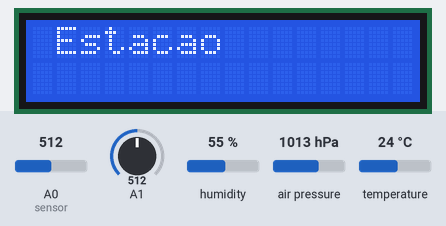
Simulated run of this sketch. Board: Arduino Uno, built for the host (arithmetic inside an expression is 32-bit, double 64-bit). Parts: 16×2 character LCD. Inputs (shaded band) come from the test bench; at power-on: air pressure 1013 hPa, A0 (sensor) = 512, A1 = 512, humidity 55 %, temperature 24 °C.

Above: at 1.2 s.
1.3 s: air pressure set to 952 hPa
At 12.8 s:
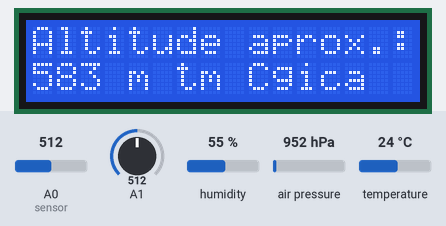
13.0 s: A0 (sensor) set to 992
At 23.7 s:
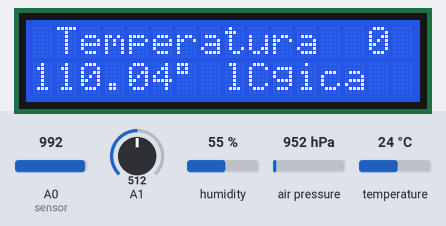
24.7 s: air pressure set to 1048 hPa
At 28.7 s:
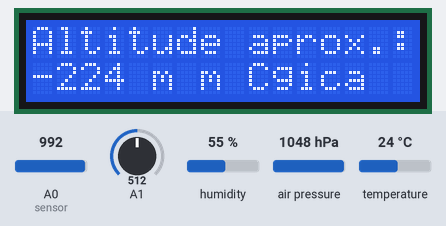
36.4 s: A1 set to 30
At 45.8 s:
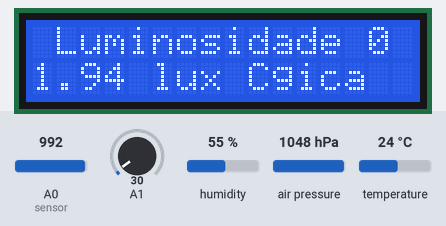
48.6 s: humidity set to 22 %
At 57.1 s:
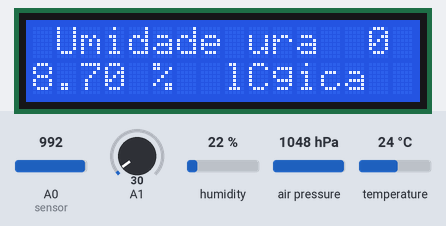
60.3 s: A0 (sensor) set to 30
At 71.2 s:
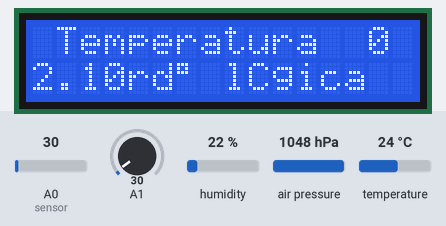
Timing chart, 0 to 72.7 s (numbered marks = the images above; inputs shaded):
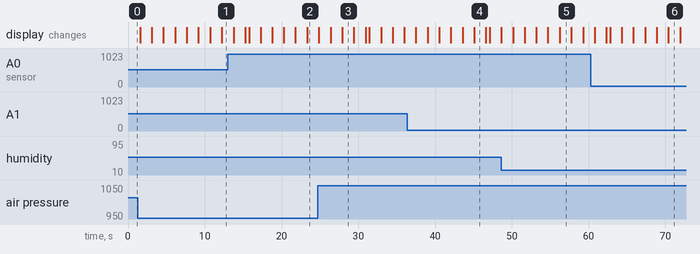

The sketch:

Esta__o_Metereol_gica.ino.ino
```cpp
// include----> Importa a biblioteca específica.

// Sensor LM35: resistponsável pela a medição de temperatura.

// LCD: resistponsável pela a visualização dos valoresist.

#include <LiquidCrystal_I2C.h>

// Declara um objeto LiquidCrystal_I2C
// Endereço: 0x3f (pode ser 0x27)
// Colunas : 16
// Linhas  : 2
LiquidCrystal_I2C lcd(0x27, 16, 2);


const byte graus_symbol = 0;
const byte graus_bitmap[8] = {
    B11100,
    B10100,
    B11100,
    B00000,
    B00000,
    B00000,
    B00000,
};

// Sensor DHT22: resistponsável por calcular umidade e temperatura

#include <Adafruit_Sensor.h> // importando as bibliotecas para os sensoresist
#include <DHT.h>

const int DHT_PIN = 2;

DHT dht(DHT_PIN, DHT22); // umidade, umidade corrigida

float umid, umid_calib;

// BMP280: resistponsável pela medição da presistsão e temperatura.

#include <Adafruit_Sensor.h> //INCLUSÃO DE BIBLIOTECA
#include <Adafruit_BMP280.h> //INCLUSÃO DE BIBLIOTECA

Adafruit_BMP280 bmp; //OBJETO DO TIPO Adafruit_BMP280 (I2C)


void setup() {
  // Referência AD Interna
  analogReference(INTERNAL); // Avisa que haverá valoresist analógicos.
  // LCD programado
  lcd.init();
  lcd.createChar(graus_symbol, graus_bitmap);
  // DHT22 programado
  dht.begin();
  // BMP280
    //SE O SENSOR NÃO FOR INICIALIZADO NO ENDEREÇO I2C 0x76
  if(!bmp.begin(0x76)){
    //IMPRIME O TEXTO NO MONITOR SERIAL
    Serial.println("Sensor BMP280 não foi identificado! Verifique as conexões.");
    // Trava o arduino em um loop while que nunca termina... while(true)
    while(1==1) {};
    }

    // LDR
    Serial.begin(9600);
    analogReference(INTERNAL);
}

int t=0;
void loop() {
  int leitura_adc = analogRead(A0); // sensor está na porta analógica A0.
  float voltagem = leitura_adc * (1.1f/1023); // Converte os valoresist analógicos em mV.
  // Calcula a temperatura
  // LM35: 10mV => 1 grau C
  float temperatura = voltagem * 100.0; // Converte os valoresist de voltagem(mV) para valoresist de temperatura.
  float temp_calib=(1.043485143)*temperatura - (1.264013512);


  // Apresistentação

  lcd.setBacklight(1);
  lcd.setCursor(0,0);
  lcd.print(" Estacao ");
  delay(1500);
  lcd.setCursor(0,1);
  lcd.print(" Metereologica ");
  delay(1500);
  lcd.print(" ");
  lcd.setCursor(0,0);
  lcd.print("Equipe: ");
  lcd.setCursor(0,1);
  lcd.print("Celina");
  lcd.print(" ");
  lcd.setCursor(0,1);
  delay(1500);
  lcd.print("Lister");
  lcd.print(" ");
  lcd.setCursor(0,1);
  delay(1500);
  lcd.print("Ricardo");
  lcd.print(" ");
  lcd.setCursor(0,1);
  delay(1500);


  lcd.setBacklight(1);
  lcd.setCursor(0, 0); // coluna 0 e linha 0
  lcd.print(" Temperatura "); // Na primeira linha e na primeira coluna imprime o nome: Temperatura
  lcd.setCursor(0, 1); // primeira coluna, segunda linha
  lcd.print(" ");
  lcd.setCursor(6, 1); // Sétima coluna, segunda linha
  lcd.write(graus_symbol); // Imprime a bolotinha
  lcd.setCursor(0, 1); // primeira coluna, segunda linha
  lcd.print(temp_calib); // imprime a temperatura calibrada
  lcd.setCursor(9, 1);
  lcd.print("C");
  delay(1500);

  // DHT22

  umid = dht.readHumidity();// funçao do próprio sensor: Temperatura do próprio sensor
  umid = 1.00 * umid + 0.00;
  umid_calib = umid * (1.204405) - (17.796276); // // calculo da incerteza que "corrigi o valor lido pelo sensor"

  lcd.setBacklight(1);
  lcd.setCursor(0, 0); // coluna 0 e linha 0
  lcd.print(" Umidade ");
  lcd.setCursor(0, 1);
  lcd.print(" "); // Espaço para sobreposição das palavras
  lcd.setCursor(0, 1);
  lcd.print(umid_calib);
  lcd.print(" % ");
  delay(1500);

  // BMP280
 //IMPRIME NO MONITOR SERIAL A PresistSÃO
    lcd.setBacklight(1);
    lcd.setCursor(0, 0);
    lcd.print(" Presistsao ");
    lcd.setCursor(0, 1);
    lcd.print(" ");
    lcd.setCursor(0,1);
    lcd.print((bmp.readPresistsure()*9.86923*0.000001));
    lcd.print(" atm ");
    delay(1500);

    //IMPRIME NO MONITOR SERIAL A ALTITUDE APROXIMADA
    lcd.setBacklight(1);
    lcd.setCursor(0,0);
    lcd.print("Altitude aprox.: ");
    lcd.setCursor(0,1);
    lcd.print(" ");
    lcd.setCursor(0,1);
    lcd.print(bmp.readAltitude(1020.6),0);
    lcd.print(" m ");

    delay(1500);

    // LDR
    int bin;
    float tensao, resist, lum;

    bin = analogRead(A1);
    tensao = bin*1.1/1023.0;
    resist = 330*(5.0/tensao+1);
    lum = pow(10, 5-log10(resist));

    lcd.setBacklight(1);
    lcd.setCursor(0, 0);
    lcd.print(" Luminosidade ");
    lcd.print(0,1);
    lcd.print(" ");
    lcd.setCursor(0,1);
    lcd.print(lum);
    lcd.print(" lux ");
    delay(1500);
    lcd.setCursor(0,0);
    lcd.print(" ");
    lcd.setCursor(0,1);
    lcd.print(" ");
    delay(500);


}
```

Measured:
- after the input at 1.3 s, the display: first differs from a run without the input after 10.9 s (image 1)
- after the input at 13.0 s, the display: first differs from a run without the input after 10.3 s (image 2)
- after the input at 24.7 s, the display: first differs from a run without the input after 3.2 s (image 3)
- after the input at 36.4 s, the display: first differs from a run without the input after 8.7 s (image 4)
- after the input at 60.3 s, the display: first differs from a run without the input after 10.1 s (image 6)
- what the display in image 3 shows lasts 1.5 s, from 27.9 s to 29.4 s
